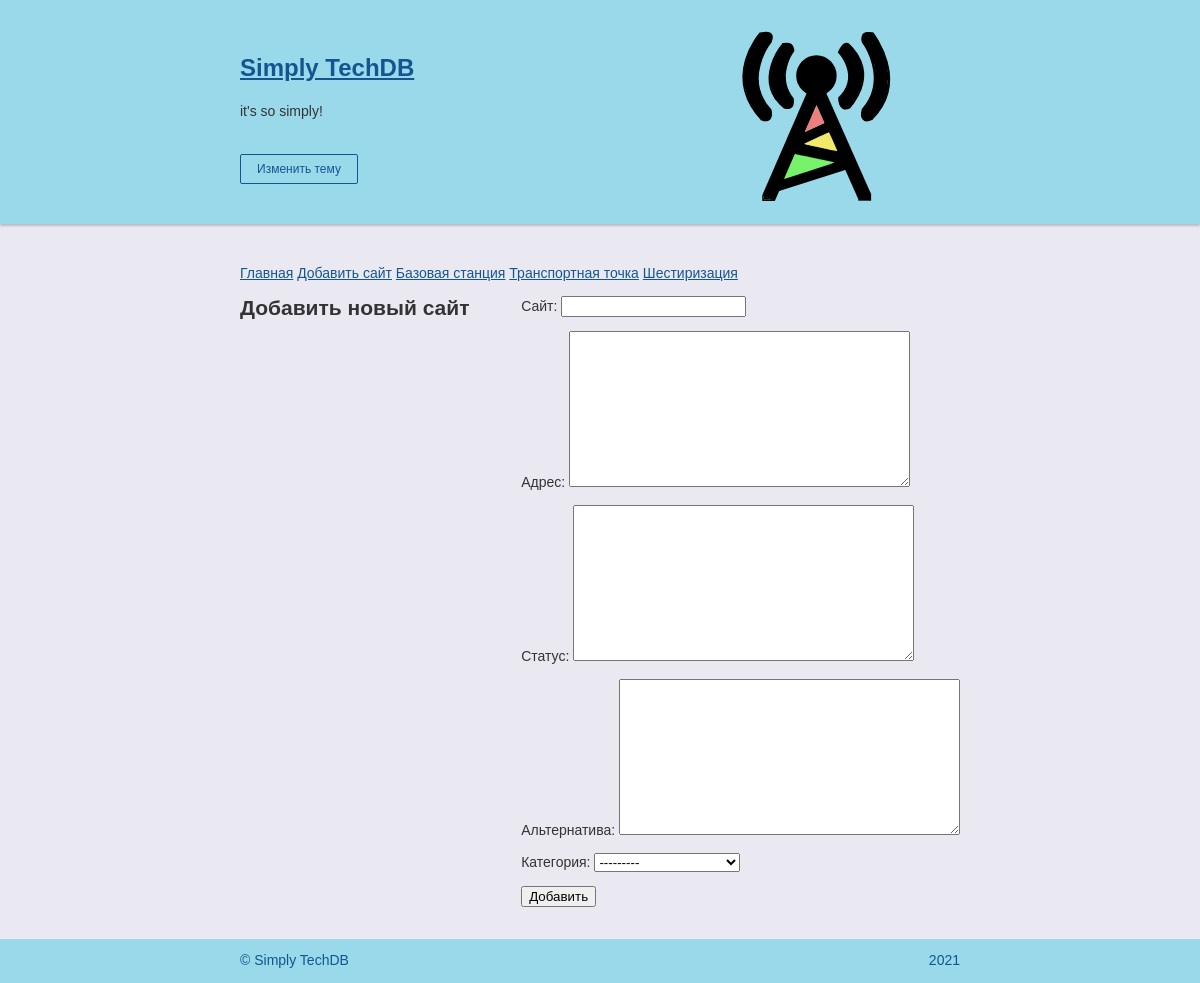
Screenshot of /techdb/new/ with the database file from the repository.
### techdb/models.py (models this page shows)
class Category(models.Model):
    name = models.CharField(max_length=30, db_index=True, verbose_name='Наименование')
    class Meta:
        verbose_name_plural = 'Категории'
        verbose_name = 'Категория'
        ordering = ['name']
    def __str__(self):
        return self.name

### techdb/views.py (the view)
# urls.py: path('new/', SiteCreateView.as_view(), name='new'),
class SiteCreateView(CreateView):
    template_name = 'techdb/new.html'
    form_class = SiteForm
    success_url = reverse_lazy('index')
    def get_context_data(self, **kwargs):
        context = super().get_context_data(**kwargs)
        context['categories'] = Category.objects.all()
        return context

### techdb/forms.py
class SiteForm(ModelForm):
    class Meta:
        model = Site
        fields = ('title', 'address', 'status', 'alternative', 'category')

### techdb/templates/techdb/new.html (shortened to what this page needs)
{% extends "layout/basic.html" %}
{% block content %}
<h2>Добавить новый сайт</h2>
<form method="post">
    {{ form.as_p }}
    <input type="submit" value="Добавить">
</form>
{% endblock %}

### techdb/templates/layout/basic.html (shortened to what this page needs)
{% load static %}
<!DOCTYPE html>
<html lang="ru">
<head>
  <link rel="stylesheet" type="text/css" href="{% static 'techdb/style.css' %}">
</head>
<body class="page">
  <header class="page-header">
    <div class="container">
      <h1 class="page-title"><a href="{% url 'index' %}">Simply TechDB</a></h1>
	  <p>it's so simply!</p>
	  <button class="theme-button" type="button">Изменить тему</button>
    </div>
  </header>
  <main>
      <section class="about container">
          <nav class="container">
            <a href="{% url 'index' %}">Главная</a>
            <a href="{% url 'new' %}">Добавить сайт</a>
	        {% for category in categories %}
            <a href="{% url 'by_category' category.pk %}">{{ category.name }}</a>
	        {% endfor %}
          </nav>
          {% block content %}
          {% endblock %}
      </section>
  </main>
  <footer class="page-footer">
    <div class="container">
      <p>© Simply TechDB</p>
      <p>{% now "Y" %}</p>
    </div>
  </footer>
</body>
</html>

### techdb/static/techdb/style.css (style rules this page uses)
* { box-sizing: border-box; }
.container { width: 720px; margin: 0 auto; }
.page { display: flex; flex-direction: column; min-width: 640px; min-height: 100vh; margin: 0; font-family: "Verdana", "Tahoma", sans-serif; font-size: 14px; line-height: 18px; color: #333333; background-color: #eae9f2; }
a { color: rgb(20, 85, 145); }
.page-header { margin-bottom: 40px; background-color: rgb(153, 217, 234); box-shadow: 0 2px 2px rgba(0, 0, 0, 0.2); }
.page-header .container { padding-top: 40px; padding-bottom: 40px; background-image: url("img/radiotower.svg"); background-repeat: no-repeat; background-position: bottom right; background-size: 290px 212px; }
.page-header a { font-size: 24px; line-height: 24px; }
.page-title { margin: 0; margin-bottom: 4px; padding: 0; font-weight: bold; font-size: 36px; line-height: 48px; }
.theme-button { position: relative; margin-top: 20px; padding-top: 7px; padding-right: 16px; padding-bottom: 7px; padding-left: 16px; font-size: 12px; border-radius: 2px; background-color: transparent; cursor: pointer; color: rgb(20, 85, 145); border: 1px solid rgb(20, 85, 145); }
.about { display: flex; flex-wrap: wrap; justify-content: space-between; margin-bottom: 32px; }
.page-footer { margin-top: auto; color: rgb(20, 85, 145); background-color: rgb(153, 217, 234); }
.page-footer .container { display: flex; align-items: center; justify-content: space-between; padding-top: 12px; padding-bottom: 14px; }
.page-footer p { margin: 0; padding: 0; }

### rows the page displays
Category: name "Базовая станция"
Category: name "Транспортная точка"
Category: name "Шестиризация"
